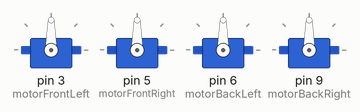
Simulated run of this sketch. Board: Arduino Uno, built with avr-gcc and run on an emulated ATmega328P. On the bench: 4 × servo.

Above: at 0.1 s.
At 2.1 s:
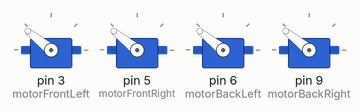
At 7.1 s:
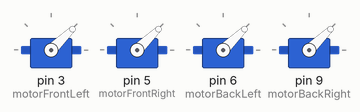
At 10.1 s:
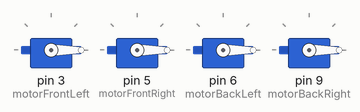
Timing chart, 0 to 11.6 s (numbered marks = the images above):
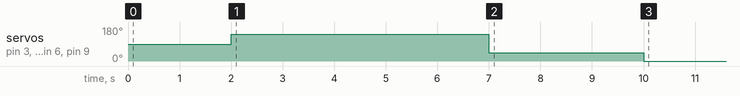

Measured:
- by itself, servo on pin 3 (motorFrontLeft), servo on pin 5 (motorFrontRight), servo on pin 6 (motorBackLeft), servo on pin 9 (motorBackRight): 90° → 141° at 2.0 s, → 44° 5.0 s later, → 0° 3.0 s later

The sketch:

IR_Start_Test.ino
```cpp
#include <Servo.h>
#include <IRremote.h>

//define motor pins
#define BACKRIGHT 9
#define FRONTLEFT 3
#define BACKLEFT 6
#define FRONTRIGHT 5

// Define the servo motors (ESCs)
Servo motorBackRight;
Servo motorFrontLeft;
Servo motorBackLeft;
Servo motorFrontRight;

//Initialize IR reciever in an IRrecv object
IRrecv recieverIR(7);

//the code read from IR remote
int IRCode = 0; //2 is On, 3 is Off

int minMotorSpeed = 1000;  // Minimum throttle
int maxMotorSpeed = 2000;  // Maximum throttle

void armESC() {
    // Set high throttle
    delay(2000);
    motorBackRight.write(maxMotorSpeed);
    motorFrontLeft.write(maxMotorSpeed);
    motorBackLeft.write(maxMotorSpeed);
    motorFrontRight.write(maxMotorSpeed);
    delay(5000);
    // Set low throttle
    motorBackRight.write(minMotorSpeed);
    motorFrontLeft.write(minMotorSpeed);
    motorBackLeft.write(minMotorSpeed);
    motorFrontRight.write(minMotorSpeed);
    delay(3000);
    // Arm ESCs
    motorBackRight.write(500);
    motorFrontLeft.write(500);
    motorBackLeft.write(500);
    motorFrontRight.write(500);
}

void setup() {
  // Attach ESCs to the appropriate pins
  motorFrontLeft.attach(3);  // Pin 3 for front left motor
  motorFrontRight.attach(5); // Pin 5 for front right motor
  motorBackLeft.attach(6);   // Pin 6 for back left motor
  motorBackRight.attach(9);  // Pin 9 for back right motor
  //calibration and arming sequence is time sensitive
  armESC();

  //setup IR
  recieverIR.enableIRIn();
}

int checkIRCode(int &IRCode){
  if(recieverIR.decode()) {
    Serial.println(recieverIR.decodedIRData.command);
    IRCode = recieverIR.decodedIRData.command; //this will not return the integer. I do not have the USB to check how to recieve the integer from the given code.
    //P.S. I know where the USB is, it is on my desk. i will have it tomorrow, November 21st.
    recieverIR.resume();
  }
}


void loop() {
  // put your main code here, to run repeatedly:
  if(IRCode == 2){
    //reset IRCode
    IRCode = 0;
    //loop so it doesnt leave this if statement
    while(true){
      //start motors
      motorBackRight.write(minMotorSpeed);
      motorFrontLeft.write(minMotorSpeed);
      motorBackLeft.write(minMotorSpeed);
      motorFrontRight.write(minMotorSpeed);
      if(IRCode == 2){
        //reset IRCode
        IRCode = 0;
        //detach motors
        motorBackRight.detach();
        motorFrontLeft.detach();
        motorBackLeft.detach();
        motorFrontRight.detach();
      }
    }
  }
}
```
